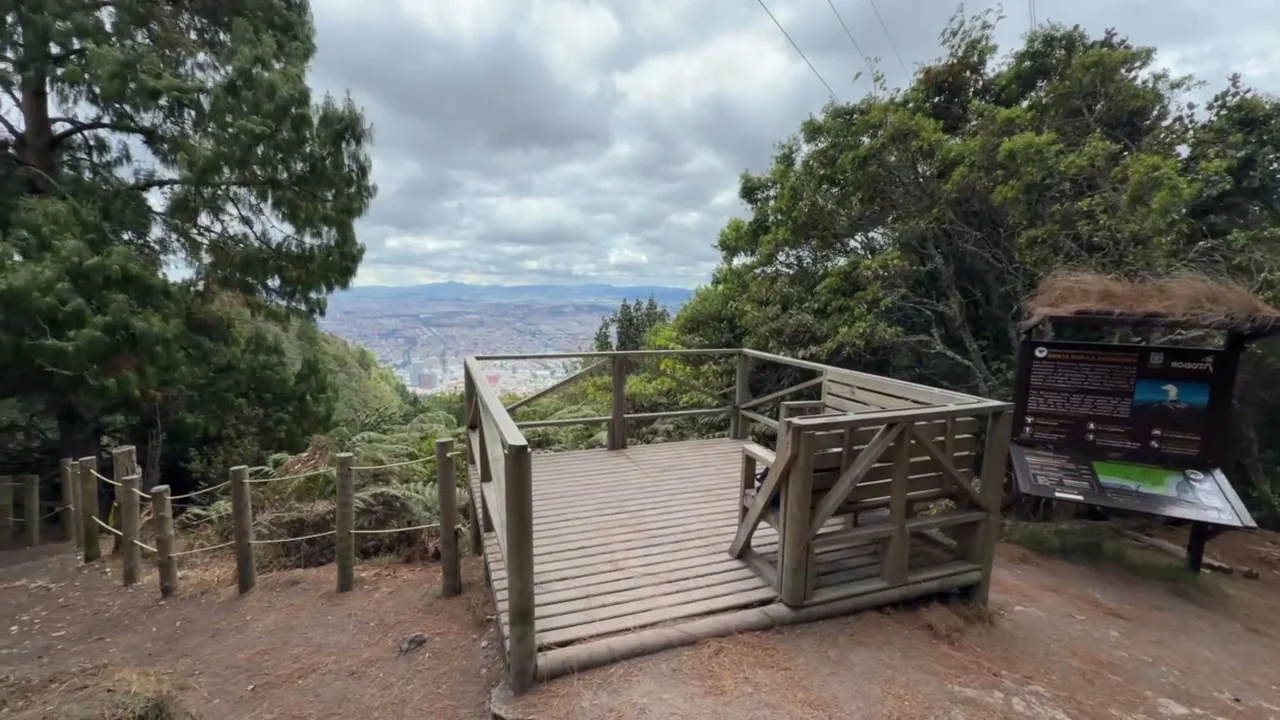
#> input picture assets/portada-cumbre.webp, 1280 x 720 px, given in place of portada-mirador-movil.webp.jpg, which was not available
$ python zoom.py ../../assets/portada-cumbre.webp ../../assets/portada-mirador-movil.webp 1.0 1.0 1.0
#> lines starting #> are read from the running program, lines starting #| are printed output that depends on the picture
# uso: python zoom.py salida.jpg pNNN yaw pitch [ancho_grados=24]   (recorte del panorama de 6144 alrededor de un rumbo)
import sys, cv2, numpy as np
out, n, yaw, pitch = sys.argv[1], sys.argv[2], float(sys.argv[3]), float(sys.argv[4])
w = float(sys.argv[5]) if len(sys.argv) > 5 else 24
im = cv2.imread("E:/SenderoV2/base/%s.jpg" % n); H, W = im.shape[:2]
#> further down, im is the input picture: shape (720, 1280, 3); mean B, G, R 98.4, 104.8, 104.8
#> after `H, W = im.shape[:2]`: H = 720; W = 1280
im = np.roll(im, W // 2 - int((yaw + 180) / 360 * W), axis=1)
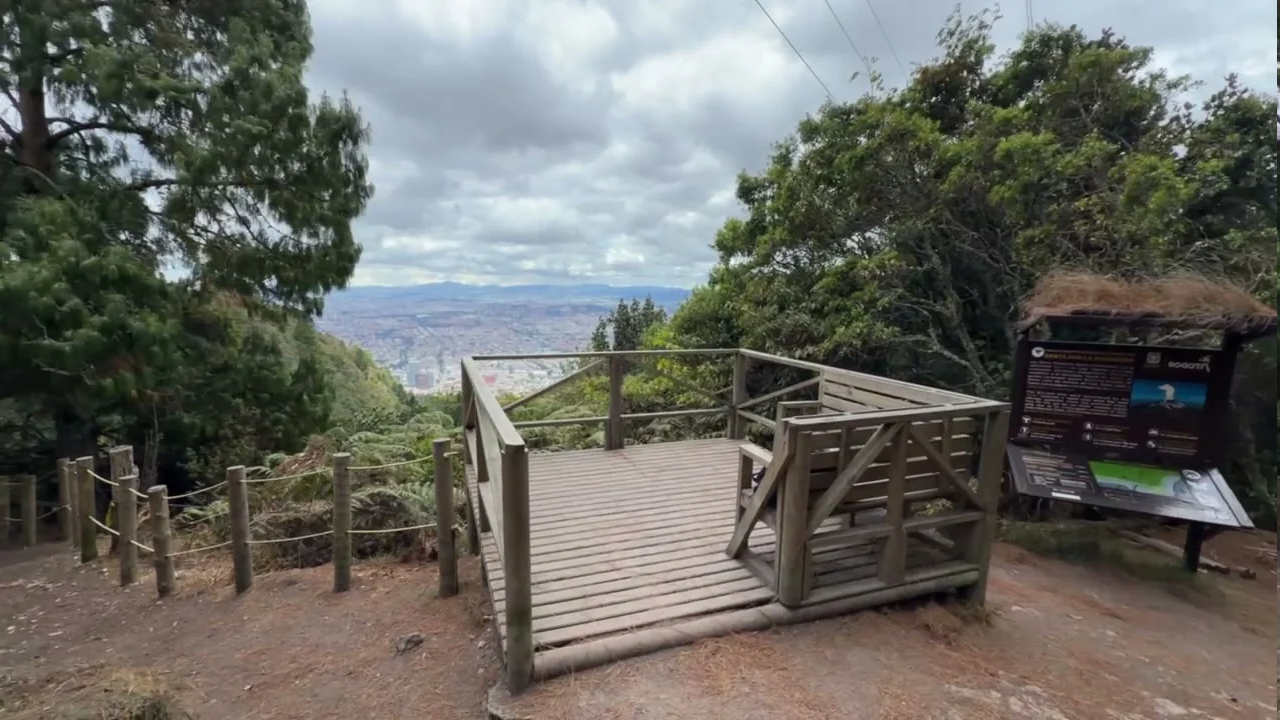
#> im: shape (720, 1280, 3); mean B, G, R 98.4, 104.8, 104.8
cx, cy = W // 2, int((90 - pitch) / 180 * H); r = int(w / 360 * W)
#> after `cx, cy = (W // 2, int((90 - pitch) / 180 * H))`: cx = 640; cy = 356
#> after `r = int(w / 360 * W)`: r = 3
c = im[max(0, cy - r):cy + r, cx - r:cx + r].copy()
cv2.line(c, (r, 0), (r, 20), (0, 0, 255), 3)
cv2.imwrite(out, cv2.resize(c, (900, 900 * c.shape[0] // c.shape[1])))
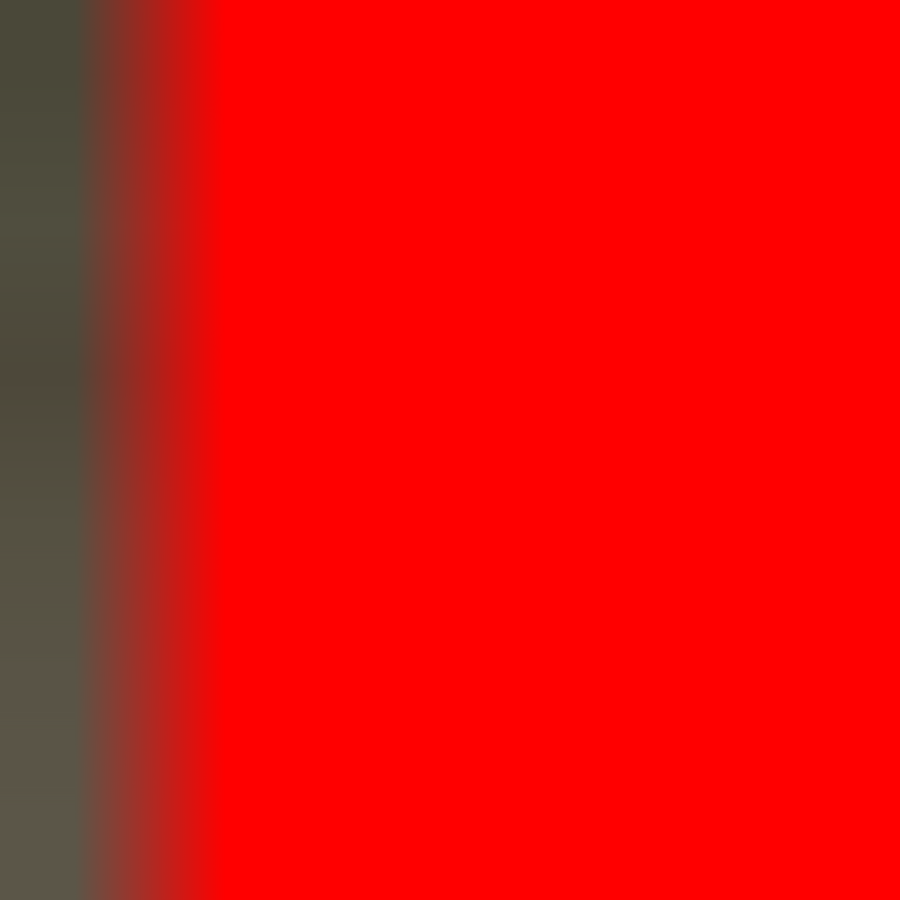
#> saved as portada-cumbre.webp: shape (900, 900, 3); mean B, G, R 10.7, 13.1, 226.2

$ run again, on assets/portada-mirador.webp
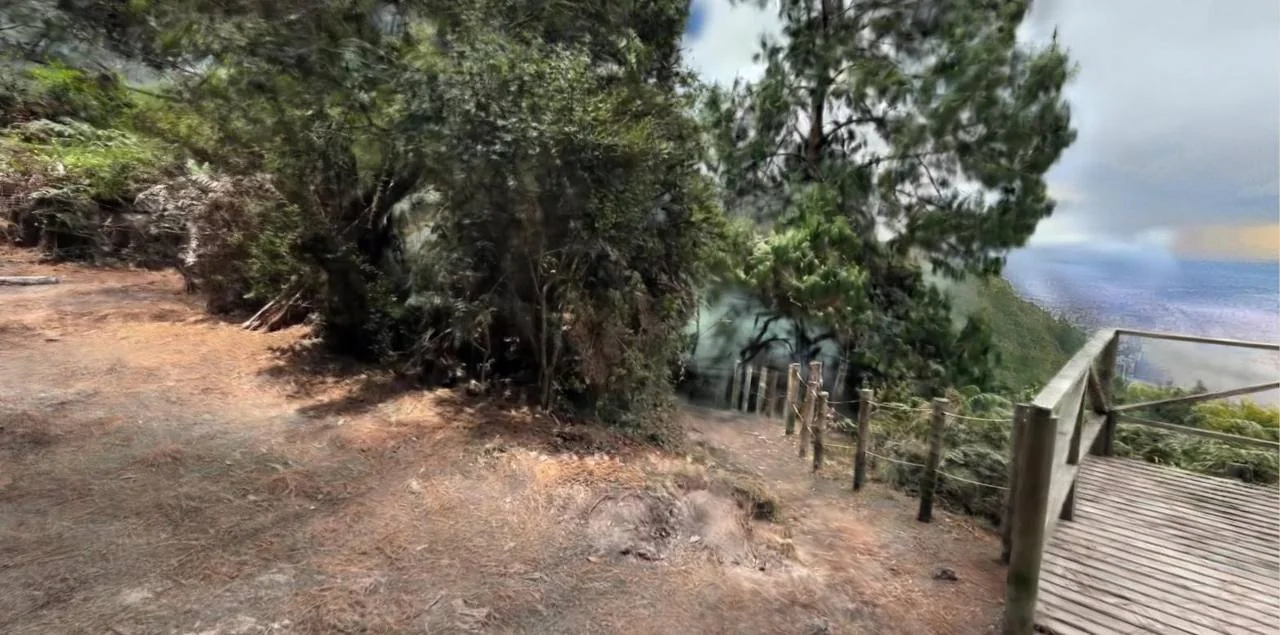
#> input picture assets/portada-mirador.webp, 1280 x 635 px, given in place of portada-mirador.webp.jpg, which was not available
#> im is the input picture: shape (635, 1280, 3); mean B, G, R 97.4, 109.3, 115.5
#> `im = np.roll(im, W // 2 - int((yaw + 180) / 360 * W), axis=1)`:
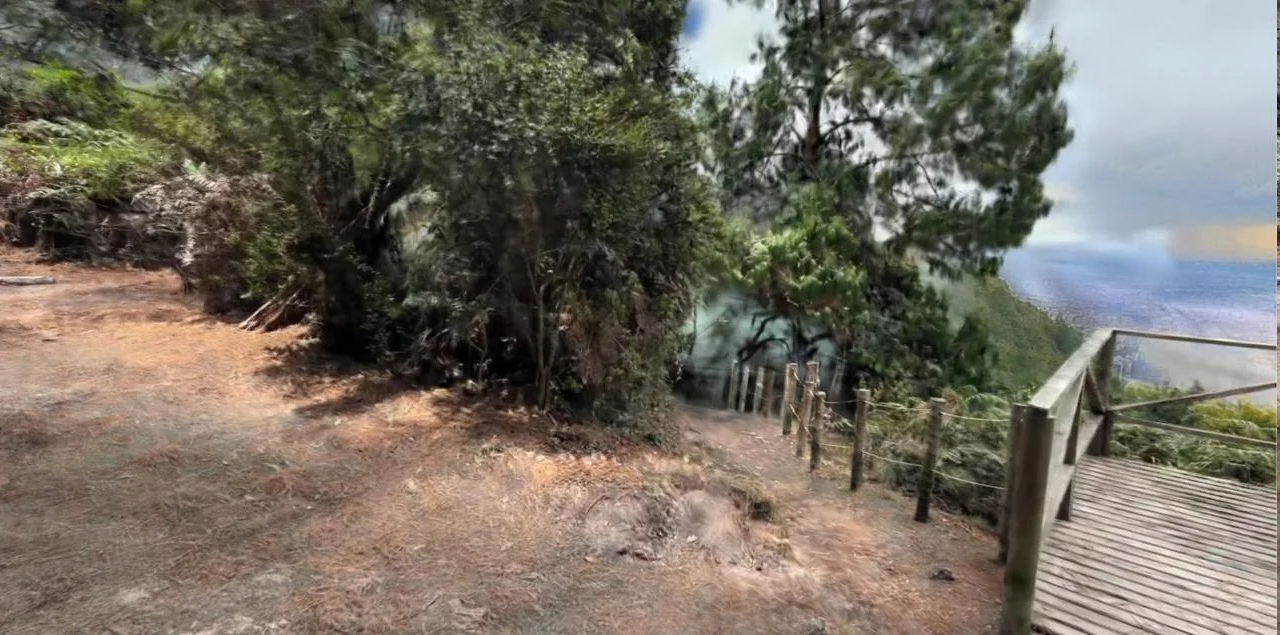
#> im: shape (635, 1280, 3); mean B, G, R 97.4, 109.3, 115.5
#> `cv2.imwrite(out, cv2.resize(c, (900, 900 * c.shape[0] // c.shape[1])))`:
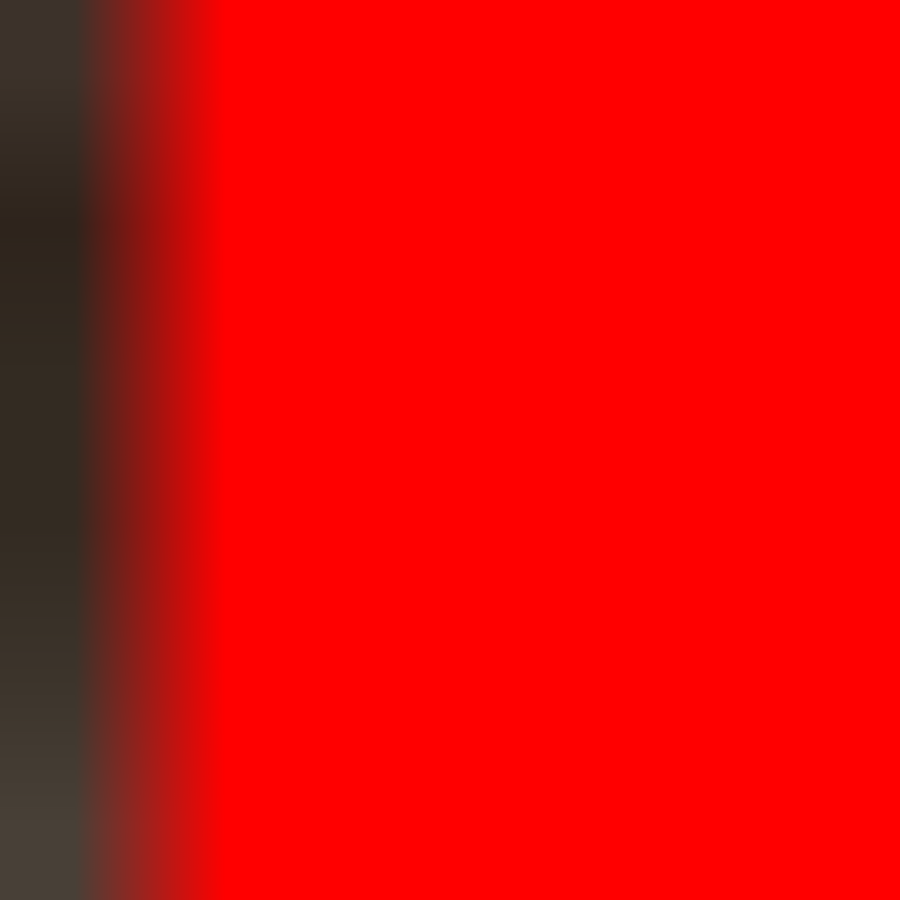
#> saved as portada-mirador.webp: shape (900, 900, 3); mean B, G, R 6.5, 8, 221.9
